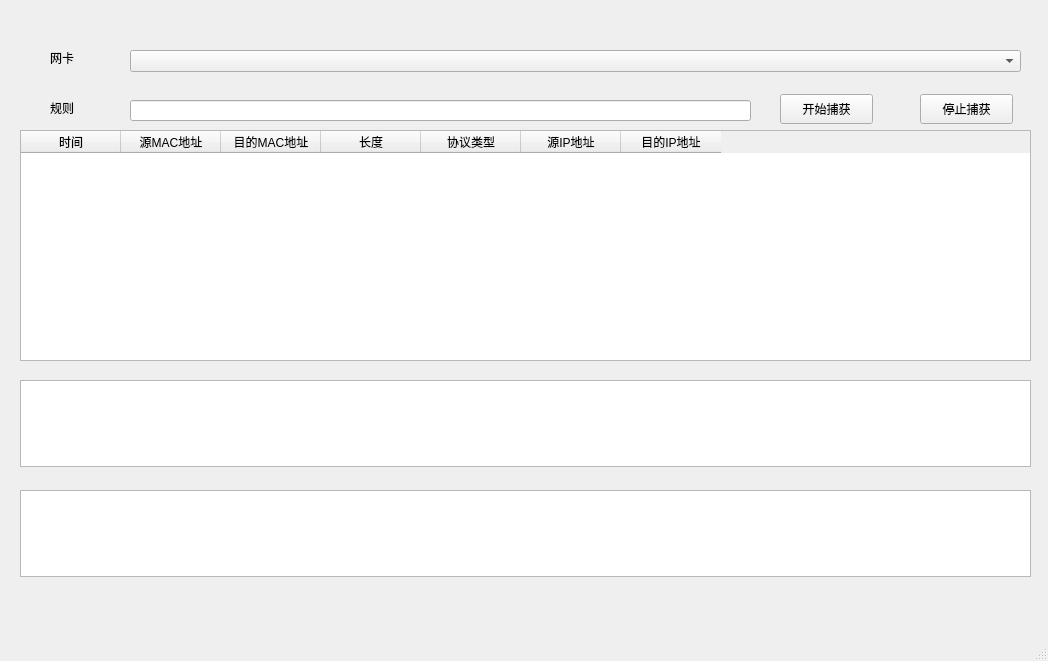
<?xml version="1.0" encoding="UTF-8"?>
<ui version="4.0">
 <class>MainWindow</class>
 <widget class="QMainWindow" name="MainWindow">
  <property name="geometry">
   <rect>
    <x>0</x>
    <y>0</y>
    <width>1048</width>
    <height>661</height>
   </rect>
  </property>
  <property name="windowTitle">
   <string>MainWindow</string>
  </property>
  <widget class="QWidget" name="centralwidget">
   <widget class="QLabel" name="adaptersLabel">
    <property name="geometry">
     <rect>
      <x>50</x>
      <y>50</y>
      <width>72</width>
      <height>15</height>
     </rect>
    </property>
    <property name="text">
     <string>网卡</string>
    </property>
   </widget>
   <widget class="QPushButton" name="startCapButton">
    <property name="geometry">
     <rect>
      <x>780</x>
      <y>94</y>
      <width>93</width>
      <height>30</height>
     </rect>
    </property>
    <property name="text">
     <string>开始捕获</string>
    </property>
   </widget>
   <widget class="QPushButton" name="finishCapButton">
    <property name="geometry">
     <rect>
      <x>920</x>
      <y>94</y>
      <width>93</width>
      <height>30</height>
     </rect>
    </property>
    <property name="text">
     <string>停止捕获</string>
    </property>
   </widget>
   <widget class="QComboBox" name="adaptersComboBox">
    <property name="geometry">
     <rect>
      <x>130</x>
      <y>50</y>
      <width>891</width>
      <height>22</height>
     </rect>
    </property>
   </widget>
   <widget class="QLabel" name="rulesLabel">
    <property name="geometry">
     <rect>
      <x>50</x>
      <y>100</y>
      <width>72</width>
      <height>15</height>
     </rect>
    </property>
    <property name="text">
     <string>规则</string>
    </property>
   </widget>
   <widget class="QLineEdit" name="ruleLineEdit">
    <property name="geometry">
     <rect>
      <x>130</x>
      <y>100</y>
      <width>621</width>
      <height>21</height>
     </rect>
    </property>
   </widget>
   <widget class="QTableWidget" name="packetTable">
    <property name="geometry">
     <rect>
      <x>20</x>
      <y>130</y>
      <width>1011</width>
      <height>231</height>
     </rect>
    </property>
    <column>
     <property name="text">
      <string>时间</string>
     </property>
    </column>
    <column>
     <property name="text">
      <string>源MAC地址</string>
     </property>
    </column>
    <column>
     <property name="text">
      <string>目的MAC地址</string>
     </property>
    </column>
    <column>
     <property name="text">
      <string>长度</string>
     </property>
    </column>
    <column>
     <property name="text">
      <string>协议类型</string>
     </property>
    </column>
    <column>
     <property name="text">
      <string>源IP地址</string>
     </property>
    </column>
    <column>
     <property name="text">
      <string>目的IP地址</string>
     </property>
    </column>
   </widget>
   <widget class="QPlainTextEdit" name="packetDataText">
    <property name="geometry">
     <rect>
      <x>20</x>
      <y>380</y>
      <width>1011</width>
      <height>87</height>
     </rect>
    </property>
   </widget>
   <widget class="QPlainTextEdit" name="packetParseText">
    <property name="geometry">
     <rect>
      <x>20</x>
      <y>490</y>
      <width>1011</width>
      <height>87</height>
     </rect>
    </property>
   </widget>
  </widget>
  <widget class="QMenuBar" name="menubar">
   <property name="geometry">
    <rect>
     <x>0</x>
     <y>0</y>
     <width>1048</width>
     <height>26</height>
    </rect>
   </property>
  </widget>
  <widget class="QStatusBar" name="statusbar"/>
 </widget>
 <resources/>
 <connections/>
</ui>
